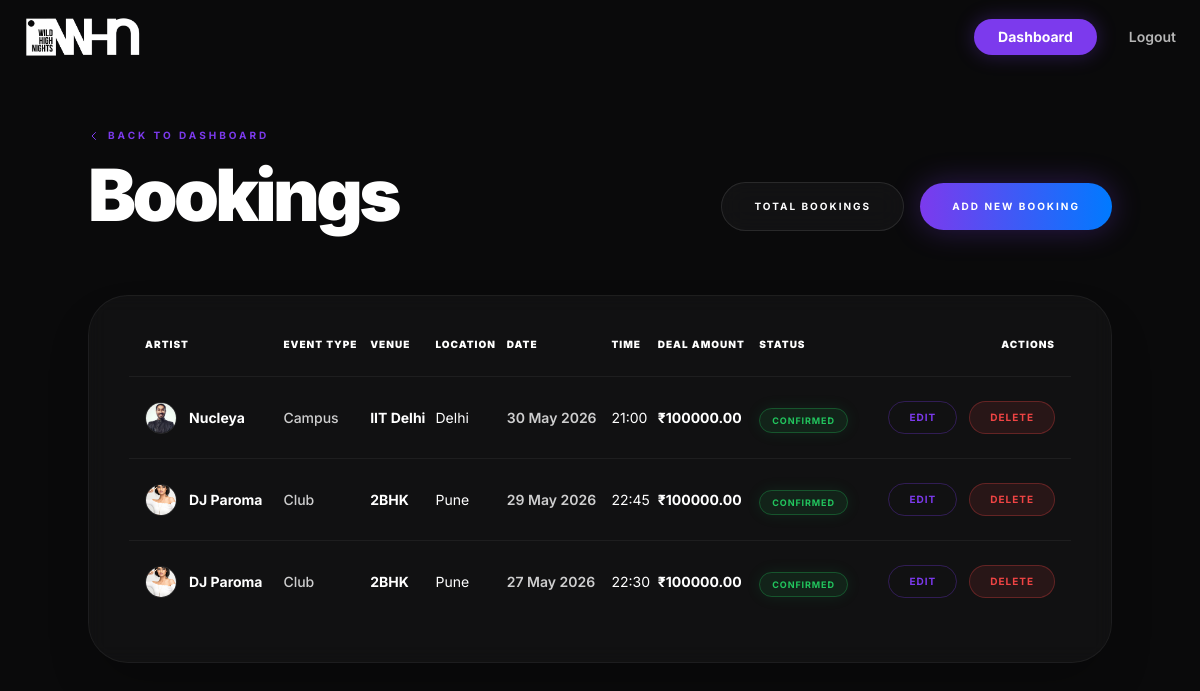
/dashboard/bookings/ (signed in), run on the app's committed database.
### bookings/models.py (models this page shows, shortened)
class Booking(models.Model):
    EVENT_TYPE_CHOICES = [
        ('Private', 'Private'),
        ('Campus', 'Campus'),
        ('Club', 'Club'),
    ]
    BOOKING_TYPE_CHOICES = [
        ('Sale', 'Sale'),
        ('Lead', 'Lead'),
    ]
    DEAL_TYPE_CHOICES = [
        ('++ Deal', '++ Deal'),
        ('All Inclusive Deal', 'All Inclusive Deal'),
        ('Landed Deal', 'Landed Deal'),
    ]
    STATUS_CHOICES = [
        ('Tentative', 'Tentative'),
        ('Confirmed', 'Confirmed'),
        ('Cancelled', 'Cancelled'),
    ]
    YES_NO_CHOICES = [
        ('Yes', 'Yes'),
        ('No', 'No'),
    ]
    artist = models.ForeignKey(Artist, on_delete=models.CASCADE, related_name='bookings')
    event_type = models.CharField(max_length=20, choices=EVENT_TYPE_CHOICES, default='Club')
    venue = models.CharField(max_length=200)
    location = models.CharField(max_length=255)
    date = models.DateField()
    time = models.TimeField(null=True, blank=True)
    duration = models.CharField(max_length=100, blank=True, null=True)
    booking_type = models.CharField(max_length=10, choices=BOOKING_TYPE_CHOICES, default='Sale')
    deal_type = models.CharField(max_length=30, choices=DEAL_TYPE_CHOICES, default='Landed Deal')
    deal_amount = models.DecimalField(max_digits=12, decimal_places=2, default=0.00)
    travel_pdf = models.FileField(upload_to="booking_docs/travel/", blank=True, null=True)
    accommodation_pdf = models.FileField(upload_to="booking_docs/accommodation/", blank=True, null=True)
    accommodation_details = models.TextField(blank=True, null=True)
    ground_transport = models.CharField(max_length=5, choices=YES_NO_CHOICES, default='No')
    transport_details = models.TextField(blank=True, null=True)
    sound_check = models.CharField(max_length=5, choices=YES_NO_CHOICES, default='No')
    artwork_attachment = models.FileField(upload_to="booking_docs/artwork/", blank=True, null=True)
    status = models.CharField(max_length=20, choices=STATUS_CHOICES, default='Tentative')
    notes = models.TextField(blank=True, null=True)

class Artist(models.Model):
    user = models.OneToOneField(User, on_delete=models.CASCADE, null=True, blank=True)
    name = models.CharField(max_length=100)
    slug = models.SlugField(unique=True, blank=True)
    genre = models.CharField(max_length=100, blank=True)
    instagram = models.CharField(max_length=255, blank=True)
    artist_image = models.ImageField(upload_to="artists/", blank=True, null=True)

### bookings/views.py (the view)
# urls.py: path('dashboard/bookings/', views.manage_bookings_view, name='manage_bookings'),
@login_required(login_url='login')
def manage_bookings_view(request):
    bookings = Booking.objects.select_related('artist').all().order_by('-date')
    return render(request, 'bookings/manage_bookings.html', {'bookings': bookings})

### templates/bookings/manage_bookings.html (shortened to what this page needs)
{% extends 'base.html' %}
{% load static %}
{% block content %}
<div class="min-h-screen bg-whn-dark pt-32 pb-20 px-6">
    <div class="container mx-auto">
        <div class="flex flex-col md:flex-row md:items-end justify-between gap-8 mb-16" data-aos="fade-down">
            <div>
                <a href="{% url 'dashboard' %}" class="text-whn-purple font-bold tracking-[0.3em] uppercase text-[10px] mb-4 flex items-center gap-2 hover:translate-x-[-4px] transition-transform w-fit">
                    <svg xmlns="http://www.w3.org/2000/svg" class="h-3 w-3" fill="none" viewBox="0 0 24 24" stroke="currentColor">
                        <path stroke-linecap="round" stroke-linejoin="round" stroke-width="2" d="M15 19l-7-7 7-7" />
                    </svg>
                    Back to Dashboard
                </a>
                <h1 class="text-6xl md:text-7xl font-black text-white tracking-tighter">Bookings</h1>
            </div>
            <div class="flex flex-wrap items-center gap-4">
                <a href="{% url 'total_bookings' %}" class="px-8 py-4 glass border border-white/10 text-white text-[10px] font-bold rounded-full hover:bg-white/5 active:scale-95 transition-all uppercase tracking-[0.2em] block text-center">Total Bookings</a>
                <a href="{% url 'add_booking' %}" class="px-8 py-4 bg-gradient-to-r from-whn-purple to-whn-blue text-white text-[10px] font-bold rounded-full shadow-[0_0_30px_rgba(124,58,237,0.3)] hover:scale-105 active:scale-95 transition-all uppercase tracking-[0.2em] block text-center">Add New Booking</a>
            </div>
        </div>
        <div class="glass-card rounded-[2.5rem] p-8 md:p-10 border border-white/5 shadow-2xl" data-aos="fade-up">
            <div class="table-responsive overflow-x-auto">
                <table class="w-full text-left border-collapse min-w-[900px]">
                    <thead>
                        <tr class="border-b border-white/5 text-whn-tertiary">
                            <th class="pb-6 text-[10px] font-black uppercase tracking-widest pl-4">Artist</th>
                            <th class="pb-6 text-[10px] font-black uppercase tracking-widest">Event Type</th>
                            <th class="pb-6 text-[10px] font-black uppercase tracking-widest">Venue</th>
                            <th class="pb-6 text-[10px] font-black uppercase tracking-widest">Location</th>
                            <th class="pb-6 text-[10px] font-black uppercase tracking-widest">Date</th>
                            <th class="pb-6 text-[10px] font-black uppercase tracking-widest">Time</th>
                            <th class="pb-6 text-[10px] font-black uppercase tracking-widest">Deal Amount</th>
                            <th class="pb-6 text-[10px] font-black uppercase tracking-widest">Status</th>
                            <th class="pb-6 text-[10px] font-black uppercase tracking-widest text-right pr-4">Actions</th>
                        </tr>
                    </thead>
                    <tbody class="divide-y divide-white/5">
                        {% for booking in bookings %}
                        <tr class="group hover:bg-white/[0.01] transition-all duration-300">
                            <td class="py-6 pl-4">
                                <div class="flex items-center gap-3">
                                    {% if booking.artist.artist_image %}
                                    <img src="{{ booking.artist.artist_image.url }}" alt="{{ booking.artist.name }}" class="w-8 h-8 rounded-full object-cover border border-white/10 group-hover:border-whn-purple/40 transition-colors">
                                    {% else %}
                                    <div class="w-8 h-8 rounded-full bg-whn-purple/20 flex items-center justify-center text-xs font-bold text-whn-purple">🎧</div>
                                    {% endif %}
                                    <span class="text-white font-bold text-sm group-hover:text-whn-purple transition-colors">{{ booking.artist.name }}</span>
                                </div>
                            </td>
                            <td class="py-6 text-sm text-white/80 font-medium">{{ booking.event_type }}</td>
                            <td class="py-6 text-sm text-white font-bold">{{ booking.venue }}</td>
                            <td class="py-6 text-sm text-whn-tertiary">{{ booking.location }}</td>
                            <td class="py-6 text-sm text-white/80 font-semibold">{{ booking.date|date:"d M Y" }}</td>
                            <td class="py-6 text-sm text-whn-tertiary">
                                {% if booking.time %}
                                    {{ booking.time|time:"H:i" }}
                                {% else %}
                                    <span class="italic text-white/10">N/A</span>
                                {% endif %}
                            </td>
                            <td class="py-6 text-sm font-bold text-white">
                                ₹{{ booking.deal_amount }}
                            </td>
                            <td class="py-6">
                                {% if booking.status == 'Confirmed' %}
                                <span class="px-3 py-1.5 rounded-full bg-green-500/10 border border-green-500/30 text-green-500 text-[9px] font-bold uppercase tracking-widest shadow-[0_0_15px_rgba(34,197,94,0.1)]">Confirmed</span>
                                {% elif booking.status == 'Tentative' %}
                                <span class="px-3 py-1.5 rounded-full bg-yellow-500/10 border border-yellow-500/30 text-yellow-500 text-[9px] font-bold uppercase tracking-widest shadow-[0_0_15px_rgba(234,179,8,0.1)]">Tentative</span>
                                {% else %}
                                <span class="px-3 py-1.5 rounded-full bg-red-500/10 border border-red-500/30 text-red-500 text-[9px] font-bold uppercase tracking-widest shadow-[0_0_15px_rgba(239,68,68,0.1)]">Cancelled</span>
                                {% endif %}
                            </td>
                            <td class="py-6 text-right pr-4">
                                <div class="flex items-center justify-end gap-3">
                                    <a href="{% url 'edit_booking' booking.id %}" class="px-5 py-2 rounded-full border border-whn-purple/30 text-whn-purple text-[10px] font-bold hover:bg-whn-purple hover:text-white hover:border-whn-purple hover:shadow-[0_0_15px_rgba(124,58,237,0.4)] transition-all uppercase tracking-widest">Edit</a>
                                    <button onclick="confirmDelete('{{ booking.id }}', '{{ booking.artist.name|escapejs }}', '{{ booking.venue|escapejs }}')" class="px-5 py-2 rounded-full bg-red-500/10 border border-red-500/30 text-red-500 text-[10px] font-bold hover:bg-red-500 hover:text-white hover:border-red-500 hover:shadow-[0_0_15px_rgba(239,68,68,0.4)] transition-all uppercase tracking-widest">Delete</button>
                                </div>
                            </td>
                        </tr>
                        {% empty %}
                        <tr>
                            <td colspan="9" class="py-20 text-center text-whn-tertiary text-sm italic">No bookings found in the database.</td>
                        </tr>
                        {% endfor %}
                    </tbody>
                </table>
            </div>
        </div>
    </div>
</div>
{% endblock %}

### static/css/homepage.css (style rules this page uses)
.glass { background: rgba(22, 22, 24, 0.7); backdrop-filter: blur(12px); -webkit-backdrop-filter: blur(12px); border: 1px solid rgba(255, 255, 255, 0.1); }
.glass-card { background: rgba(255, 255, 255, 0.03); backdrop-filter: blur(10px); -webkit-backdrop-filter: blur(10px); border: 1px solid rgba(255, 255, 255, 0.05); transition: all 0.3s ease; }

### data on the page
Booking: artist.artist_image (picture), artist.name "Nucleya", event_type "Campus", venue "IIT Delhi", location "Delhi", date "30 May 2026", time "21:00", deal_amount "100000.00", status "CONFIRMED"
Booking: artist.artist_image (picture), artist.name "DJ Paroma", event_type "Club", venue "2BHK", location "Pune", date "29 May 2026", time "22:45", deal_amount "100000.00", status "CONFIRMED"
Booking: artist.artist_image (picture), artist.name "DJ Paroma", event_type "Club", venue "2BHK", location "Pune", date "27 May 2026", time "22:30", deal_amount "100000.00", status "CONFIRMED"
